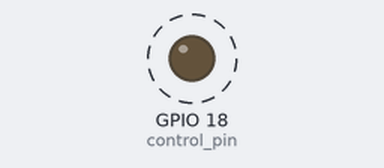
Bench run of a program on a simulated Raspberry Pi (BCM pin numbers). Parts: output pins drawn as LEDs (lit = HIGH). Dashed ring = blinking. What the program prints to the terminal is not drawn.

Above: at 0.05 s.
Timing chart, 0 to 3.0 s (numbered marks = the images above):
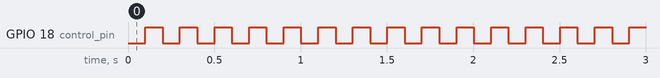

Measured:
- by itself, GPIO 18 (control_pin): alternates HIGH for 0.10 s and LOW for 0.10 s

The program:

hello_world.py
```python
#!/usr/bin/python
# -*- coding: latin-1 -*-
import RPi.GPIO as GPIO
import time
print("Hola Raspberry Pi")
GPIO.setmode(GPIO.BCM)
control_pin = 18
GPIO.setup(control_pin, GPIO.OUT)
try:
    while True:
        GPIO.output(control_pin, False)
        print("Abajo")
        time.sleep(0.1)
        GPIO.output(control_pin, True)
        print("Arriba")
        time.sleep(0.1)
finally:
    print("Cleaning up")
    GPIO.cleanup()
```
